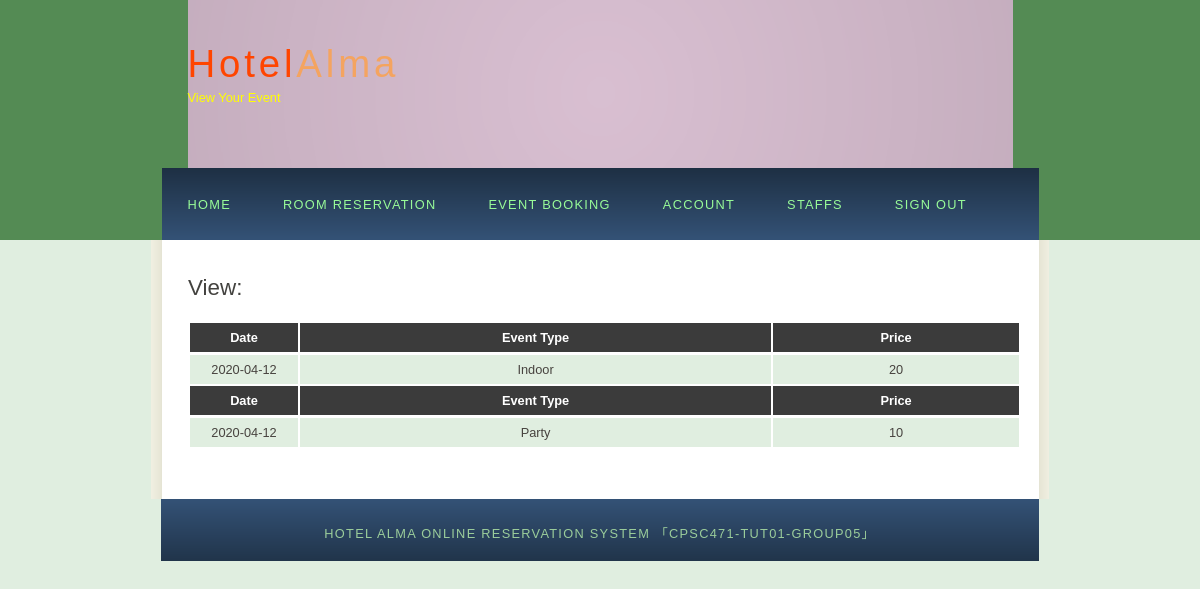
The app's page /vieweventorder.php (signed in) with its own data.
### tables this page shows
CREATE TABLE `Booking` (
	`BookingID` int(20) NOT NULL,
	`B_Email` varchar(45) NOT NULL,
	`B_Date` date NOT NULL,
	`B_SR` varchar(256) NOT NULL,
	`B_Eventtype` varchar(45) NOT NULL
);

CREATE TABLE `EventType` (
	`Eventtype_name` varchar(45) NOT NULL,
	`Eventtype_CAD` int(20) NOT NULL,
	`Eventtype_des` varchar(256) NOT NULL,
	`EventLocation` varchar(45) NOT NULL
);

### vieweventorder.php (the view, shortened to what this page needs)
<?php
	$con = dbConnect();
?>
<!DOCTYPE HTML>
<html>
<head>
  <link rel="stylesheet" type="text/css" href="style/style.css" title="style" />
</head>
<body>
  <div id="main">
    <div id="header">
      <div id="logo">
        <div id="logo_text">
          <h1><a href="index.php">Hotel<span class="logo_colour">Alma</span></a></h1>
          <h2>View Your Event</h2>
        </div>
      </div>
      <?php include 'menu.php'; ?>
    </div>
    <div id="site_content">
      <div id="content">
        <h1>View:</h1>
		<?php
			if( !mysqli_connect_errno($con) )
			{
				$query = "SELECT * FROM Booking, EventType, Customer WHERE B_Email=C_Email AND B_Eventtype=Eventtype_name ";
				if( $res = mysqli_query($con,$query) )
				{
					if( mysqli_num_rows($res) > 0 )
					{
						echo "<table width='140%'>";
						while( $row = mysqli_fetch_array($res) )
						{
							echo "<tr><th style='width:100px; text-align:center' >Date</th>";
							echo "<th style='text-align:center'>Event Type</th>";
							echo "<th style='text-align:center'>Price</tr>";
							echo "<td style='text-align:center'>{$row['B_Date']}</td>";
							echo "<td style='text-align:center'>{$row['Eventtype_name']}</td>";
							echo "<td style='text-align:center'>{$row['Eventtype_CAD']}</td>";
						}
						echo "</table>";
					}
				}
				else{
					echo "ERROR: could not execute $sql. " . mysqli_error($con);
				}
			}
		?>
      </div>
    </div>
    <div id="footer">
		Hotel Alma Online Reservation System 「CPSC471-TUT01-GROUP05」
    </div>
  </div>
</body>
</html>

### style/style.css (style rules this page uses)
html { height: 100%; }
* { margin: 0; padding: 0; }
body { font: normal .80em 'trebuchet ms', arial, sans-serif; background: #E0EEE0; color: #777; }
h1, h2, h3, h4, h5, h6 { font: normal 175% 'century gothic', arial, sans-serif; color: #43423F; margin: 0 0 15px 0; padding: 15px 0 5px 0; }
h2 { font: normal 175% 'century gothic', arial, sans-serif; color: #A4AA04; }
a, a:hover { outline: none; text-decoration: underline; color: #9BCD9B; }
#main, #logo, #menubar, #site_content, #footer { margin-left: auto; margin-right: auto; }
#header { background: #548B54; height: 240px; }
#logo { width: 825px; position: relative; height: 168px; background: #9ACD32 url(logo.png) no-repeat; }
#logo #logo_text { position: absolute; top: 20px; left: 0; }
#logo h1, #logo h2 { font: normal 300% 'century gothic', arial, sans-serif; border-bottom: 0; text-transform: none; margin: 0; }
#logo_text h1, #logo_text h1 a, #logo_text h1 a:hover { padding: 22px 0 0 0; color: #FF4500; letter-spacing: 0.1em; text-decoration: none; }
#logo_text h1 a .logo_colour { color: #F4A460; }
#logo_text h2 { font-size: 100%; padding: 4px 0 0 0; color: #FFFF00; }
#site_content { width: 837px; overflow: hidden; margin: 0 auto 0 auto; padding: 20px 24px 20px 37px; background: #FFF url(content.png) repeat-y; }
#content { text-align: left; width: 595px; padding: 0; }
#footer { width: 878px; font: normal 100% 'lucida sans unicode', arial, sans-serif; height: 33px; padding: 24px 0 5px 0; text-align: center; background: #8B8970 url(footer.png) repeat-x; color: #9BCD9B; text-transform: uppercase; letter-spacing: 0.1em; }
table { margin: 10px 0 30px 0; }
table tr th, table tr td { background: #3B3B3B; color: #FFF; padding: 7px 4px; text-align: left; }
table tr td { background: #E0EEE0; color: #47433F; border-top: 1px solid #FFF; }

### records on screen
booking: B_Date "2020-04-12", B_Eventtype.Eventtype_name "Indoor", B_Eventtype.Eventtype_CAD "20"
booking: B_Date "2020-04-12", B_Eventtype.Eventtype_name "Party", B_Eventtype.Eventtype_CAD "10"
